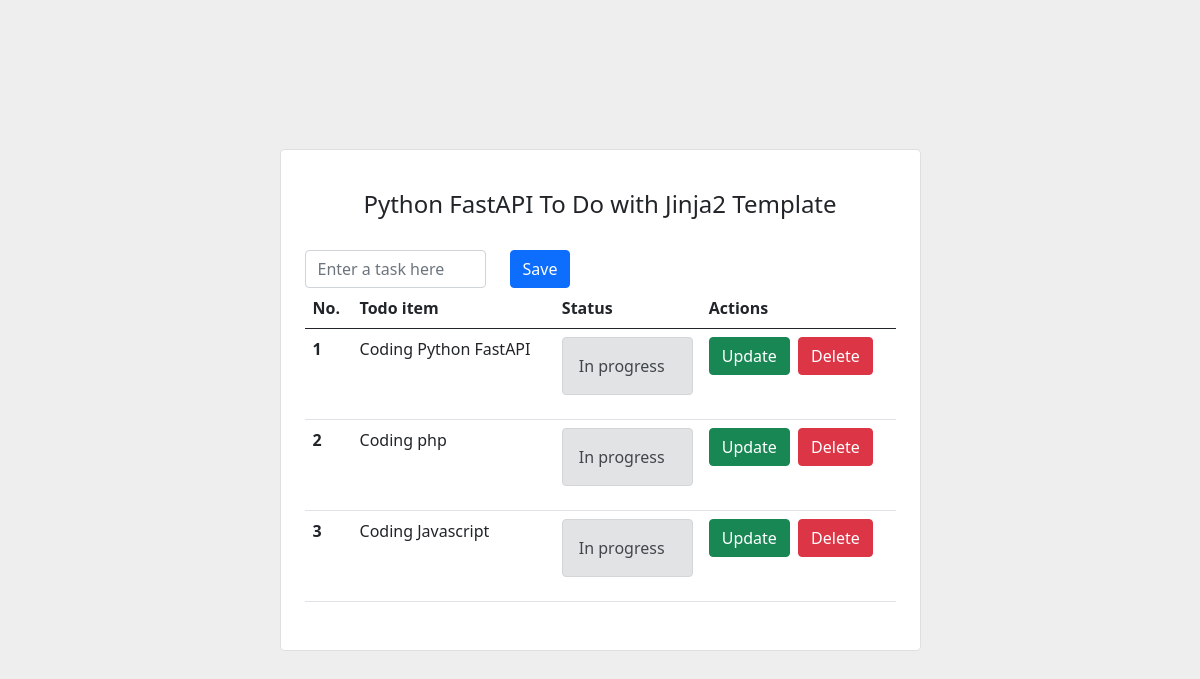
Before: / with the older database file.
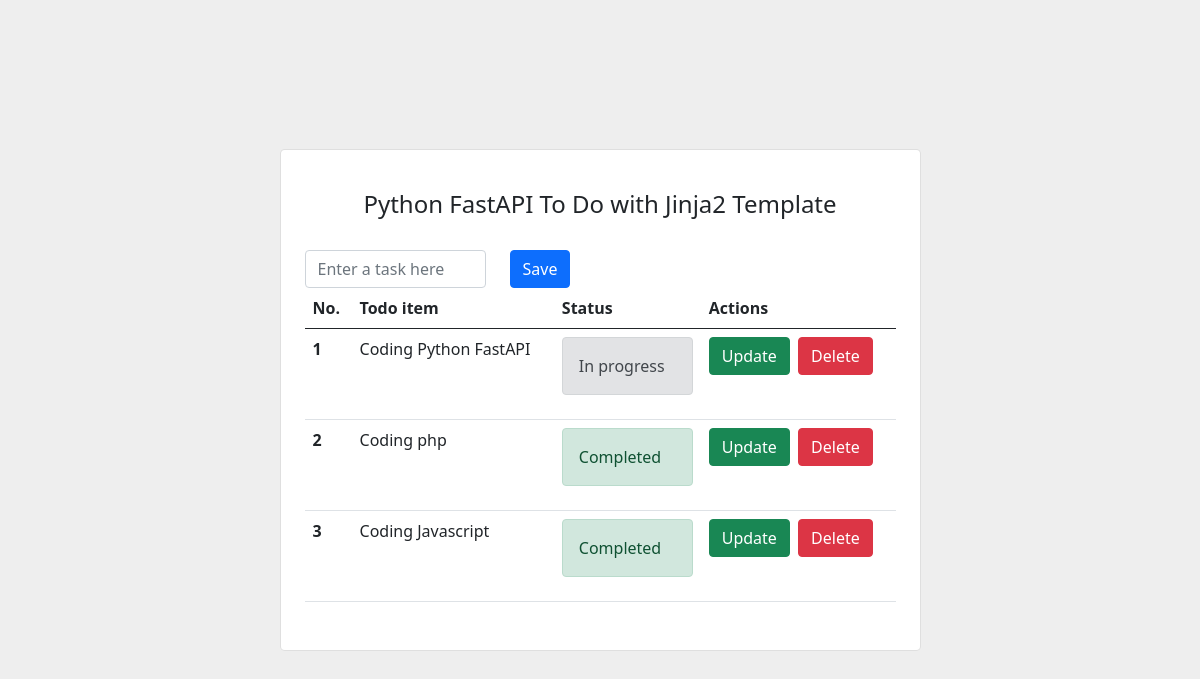
After: the same page with the newer database file.
### models.py (models this page shows)
class Todo(Base):
    __tablename__ = "todos"
    id = Column(Integer, primary_key=True, index=True)
    title = Column(String)
    complete = Column(Boolean, default=False)

### main.py (the view)
@app.get("/")
def home(request: Request, db: Session = Depends(get_db)):
    todos = db.query(models.Todo).all()
    return templates.TemplateResponse("index.html",
                                      {"request": request, "todo_list": todos})

### templates/index.html (shortened to what this page needs)
<!DOCTYPE html>
<html lang="en">
    <head>
        <link rel="stylesheet" href="https://cdn.jsdelivr.net/npm/bootstrap@5.0.2/dist/css/bootstrap.min.css">
    </head>
    <body>
        <section class="vh-100" style="background-color: #eee;">
            <div class="container py-5 h-100">
                <div class="row d-flex justify-content-center align-items-center h-100">
                    <div class="col col-lg-9 col-xl-7">
                        <div class="card rounded-3">
                            <div class="card-body p-4">
                                <h4 class="text-center my-3 pb-3">Python FastAPI To Do with Jinja2 Template</h4>
                                <form class="row" action="/add" method="post">
                                    <div class="col-4">
                                        <div class="form-outline">
                                            <input type="text" id="title" name="title" class="form-control" placeholder="Enter a task here"/>
                                        </div>
                                    </div>
                                    <div class="col-6">
                                        <button type="submit" class="btn btn-primary">Save</button>
                                    </div>
                                </form>
                                <table class="table mb-4">
                                    <thead>
                                        <tr>
                                            <th scope="col">No.</th>
                                            <th scope="col">Todo item</th>
                                            <th scope="col">Status</th>
                                            <th scope="col">Actions</th>
                                        </tr>
                                    </thead>
                                    <tbody>
                                        {% for todo in todo_list %}
                                        <tr>
                                            <th scope="row">{{ todo.id}}</th>
                                            <td>{{ todo.title }}</td>
                                            <td>
                                                {% if todo.complete == False %}
                                                <div class="alert alert-secondary" role="alert">In progress</div>
                                                {% else %}
                                                <div class="alert alert-success" role="alert">Completed</div>
                                                {% endif %}
                                            </td>
                                            <td>
                                                <a class="btn btn-success" href="/update/{{ todo.id }}">Update</a>
                                                <a class="btn btn-danger ms-1" href="/delete/1">Delete</a>
                                            </td>
                                        </tr>
                                        {% endfor %}
                                    </tbody>
                                </table>
                            </div>
                        </div>
                    </div>
                </div>
            </div>
        </section>
    </body>
</html>

Changed rows visible on the page:
changed Todo "Coding php": complete "In progress" → "Completed"
changed Todo "Coding Javascript": complete "In progress" → "Completed"
